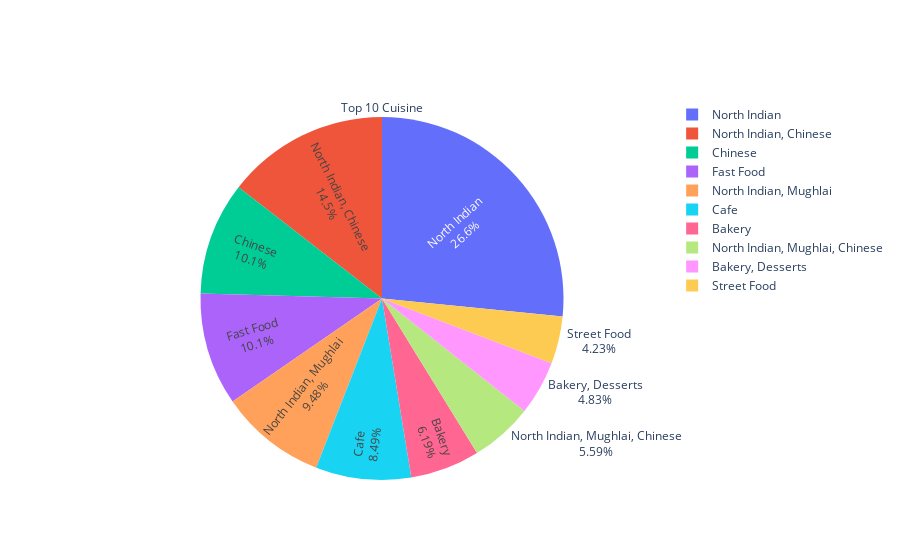

Write notebook code for a chart like this one.
### Markdown cell above
#### Top 10 cuisines available

### Code cell
cuisine_val = data.Cuisines.value_counts()             
cuisine_label = data.Cuisines.value_counts().index 
fig = go.Figure(data=[go.Pie(labels=cuisine_label[:10], values=cuisine_val[:10], textinfo='label+percent',
                             insidetextorientation='radial',title='Top 10 Cuisine'
                            )])
fig.show()

### Figure 1 — Plotly figure (JSON) as saved in the notebook; plotly's stock layout.template omitted (floating-point values rounded to 4 significant figures)
{"data": [{"insidetextorientation": "radial", "labels": ["North Indian", "North Indian, Chinese", "Chinese", "Fast Food", "North Indian, Mughlai", "Cafe", "Bakery", "North Indian, Mughlai, Chinese", "Bakery, Desserts", "Street Food"], "textinfo": "label+percent", "title": {"text": "Top 10 Cuisine"}, "type": "pie", "values": [936, 511, 354, 354, 334, 299, 218, 197, 170, 149]}], "layout": {}}
